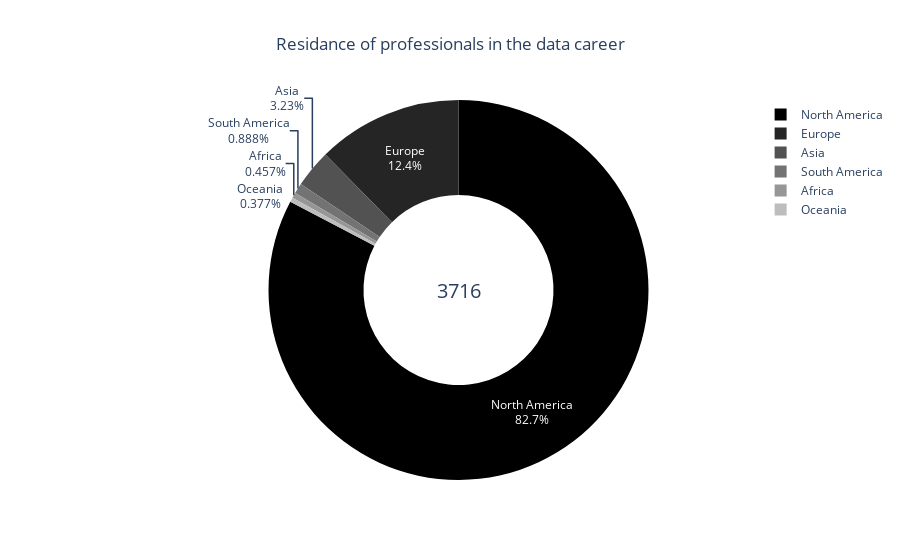

Write notebook code for a chart like this one.
### Code cell
data = (
    df["employee_residence"]
    .apply(country_to_continent)
    .value_counts()
    .sort_values(ascending=False)
)


data.rename(continentes, inplace=True)

# counts of unique values
unique_values = data.value_counts()

# frequency of values and the labels
freq = data.values
labels = data.index.values

# sum of total experience levels
total = sum(freq)

# Cria a anotação com o valor total
annotation = dict(font=dict(size=20), showarrow=False, text=str(total), x=0.5, y=0.5)

# Criar o gráfico de rosca
data = [
    go.Pie(
        labels=labels,
        values=freq,
        hole=0.5,
        marker=dict(colors=list(reversed(colors.sequential.Greys))),
        textinfo="percent+label",
        insidetextorientation="auto",
        hoverinfo="label+value",
    )
]

# Cria o layout do gráfico
layout = go.Layout(
    title={
        "text": "Residance of professionals in the data career",
        "x": 0.5,
        # "xanchor": "center",
    },
    # width=700,
    # height=700,
    annotations=[annotation],
)

# Adicionar título
fig = go.Figure(data=data, layout=layout)

# Mostrar o gráfico
fig.show()

### Figure 1 — Plotly figure (JSON) as saved in the notebook; plotly's stock layout.template omitted (floating-point values rounded to 4 significant figures)
{"data": [{"hole": 0.5, "hoverinfo": "label+value", "insidetextorientation": "auto", "labels": ["North America", "Europe", "Asia", "South America", "Africa", "Oceania"], "marker": {"colors": ["rgb(0,0,0)", "rgb(37,37,37)", "rgb(82,82,82)", "rgb(115,115,115)", "rgb(150,150,150)", "rgb(189,189,189)", "rgb(217,217,217)", "rgb(240,240,240)", "rgb(255,255,255)"]}, "textinfo": "percent+label", "type": "pie", "values": [3073, 459, 120, 33, 17, 14]}], "layout": {"annotations": [{"font": {"size": 20}, "showarrow": false, "text": "3716", "x": 0.5, "y": 0.5}], "title": {"text": "Residance of professionals in the data career", "x": 0.5}}}
